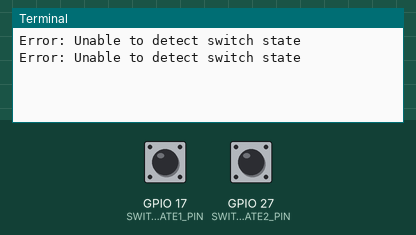
Simulated run of this program. Board: Raspberry Pi (BCM pin numbers). Shown: the last lines printed to the terminal. Inputs (shaded band) come from the test bench; at power-on: GPIO 17 (SWITCH_STATE1_PIN) LOW, GPIO 27 (SWITCH_STATE2_PIN) LOW.

Above: at 1.2 s.
1.3 s: GPIO 17 (SWITCH_STATE1_PIN) pulled HIGH for 1.2 s
At 2.8 s:
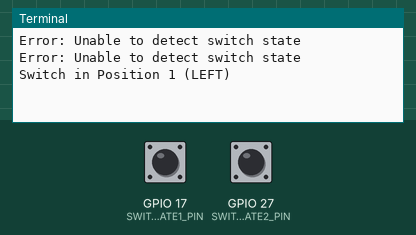
4.0 s: GPIO 27 (SWITCH_STATE2_PIN) pulled HIGH for 1.2 s
At 4.8 s:
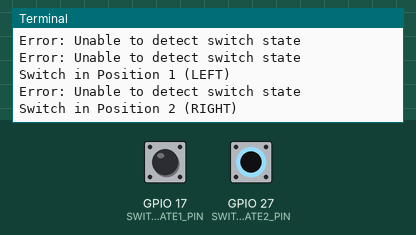

The program:

main.py
```python
#!/usr/bin/env python
#
# Detect and print the status of a 2 state, 3 wire switch connected to a Raspberry PI
# 3 B+. Assumes the following wiring:
#
# - SWITCH MIDDLE PIN to RasPi +3.3V
# - SWITCH LEFT PIN to RasPi GPIO17
# - SWITCH RIGHT PIN to RasPi GPIO27
# - SWITCH LEFT PIN to 10k Ohm Resistor to RasPi GND (parallel)
# - SWITCH RIGHT PIN to 10k Ohm Resistor to RasPi GND (parallel)

import RPi.GPIO as GPIO
import time

# identify the GPIO pin to use
SWITCH_STATE1_PIN = 17
SWITCH_STATE2_PIN = 27

# use BCM pin mode
GPIO.setmode(GPIO.BCM)
GPIO.setwarnings(False)

# set the SWITCH pins to input
GPIO.setup(SWITCH_STATE1_PIN, GPIO.IN)
GPIO.setup(SWITCH_STATE2_PIN, GPIO.IN)

# continuously check and print state of switch
try:
    while True:
        if (GPIO.input(SWITCH_STATE1_PIN) == 1):
            print("Switch in Position 1 (LEFT)")
        elif (GPIO.input(SWITCH_STATE2_PIN) == 1):
            print("Switch in Position 2 (RIGHT)")
        else:
            print("Error: Unable to detect switch state")

        time.sleep(1)
except KeyboardInterrupt:
    GPIO.cleanup()
```

Measured:
- after the input at 1.3 s, the terminal: prints a new line after 0.70 s (image 1)
- after the input at 4.0 s, the terminal: prints a new line at once (image 2)
